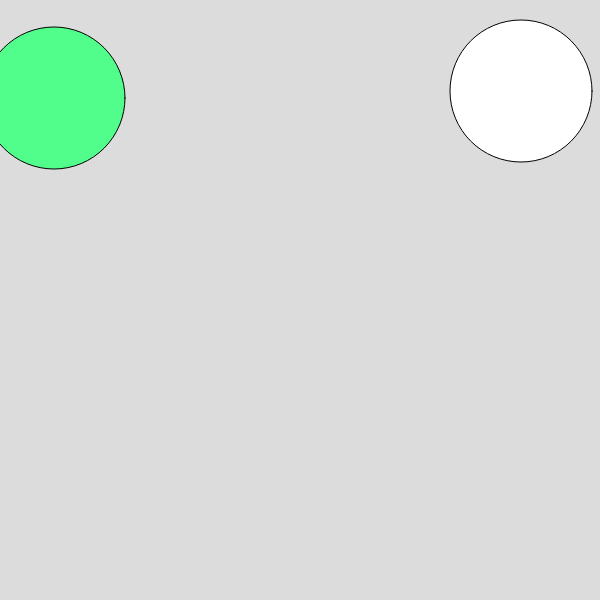
Frame 1 (no input)
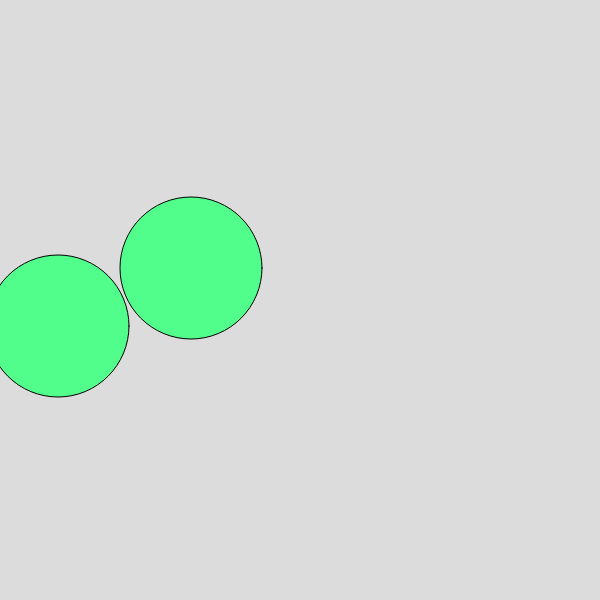
Frame 60 (no input)
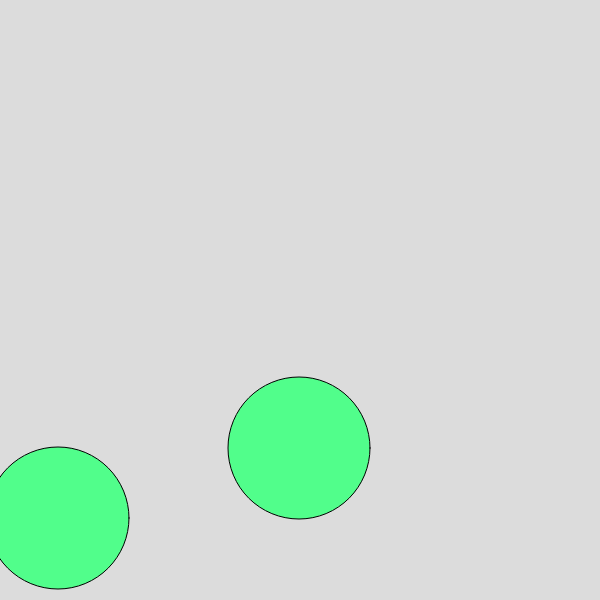
Frame 120 (the mouse pressed at the canvas centre since frame 60)

The p5.js sketch that drew these frames (run headless with seeded random() and noise() and a simulated clock; from frame 60 on, the mouse is pressed at the canvas centre):

// p5.js sketch
// ── sketch.js
function setup() {
  createCanvas(600, 600);
  const xSpeed = [random(1, 10), random(100)]
  const ySpeed = [2, -4]
}

let d = Math.floor(Math.random() * 101) + 51;
// let xKoordinat = Math.floor(Math.random()*((801-d)-1)+d/2);
// let yKoordinat = Math.floor(Math.random()*((801-d)-1)+d/2);
let xKoordinater = [Math.floor(Math.random() * 500+30), Math.floor(Math.random() * 450+40)]
let yKoordinater = [Math.floor(Math.random() * 500+30), Math.floor(Math.random() * 500+30)]
let xSpeed = [Math.floor(Math.random() * 7+1), Math.floor(Math.random() * 10+1)]
let ySpeed = [Math.floor(Math.random() * 12+2), -Math.floor(Math.random() * 15+4)]
let rød = Math.floor(Math.random() * 256);
let grøn = Math.floor(Math.random() * 256);
let blå = Math.floor(Math.random() * 256);
let antalBolde = xKoordinater.length;
// var bold = ["bold1","bold2","bold3","bold4"];

function draw() {
  background(220);



  for (let i = 0; i < antalBolde; i++) {
    if (xKoordinater[i] > width - d / 2 || xKoordinater[i] < 0 + d / 2) {
      xSpeed[i] = -xSpeed[i];
    }

    if (yKoordinater[i] > height - d / 2 || yKoordinater[i] < 0 + d / 2) {
      ySpeed[i] = -ySpeed[i];
    }

    xKoordinater[i] = xKoordinater[i] + xSpeed[i];
    yKoordinater[i] = yKoordinater[i] + ySpeed[i];
  }

  for (let i = 0; i < antalBolde; i++) {
    circle(xKoordinater[i], yKoordinater[i], d);
    fill(rød, grøn, blå)
  }
}
